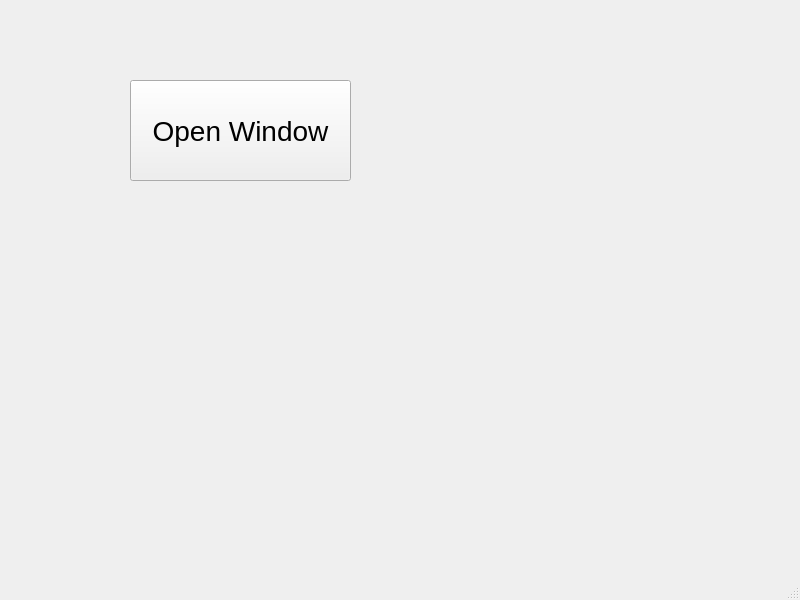
<?xml version="1.0" encoding="UTF-8"?>
<ui version="4.0">
 <class>MainWindow</class>
 <widget class="QMainWindow" name="MainWindow">
  <property name="geometry">
   <rect>
    <x>0</x>
    <y>0</y>
    <width>800</width>
    <height>600</height>
   </rect>
  </property>
  <property name="windowTitle">
   <string>MainWindow</string>
  </property>
  <widget class="QWidget" name="centralwidget">
   <widget class="QPushButton" name="pushButton">
    <property name="geometry">
     <rect>
      <x>130</x>
      <y>80</y>
      <width>221</width>
      <height>101</height>
     </rect>
    </property>
    <property name="font">
     <font>
      <pointsize>21</pointsize>
     </font>
    </property>
    <property name="text">
     <string>Open Window</string>
    </property>
    <property name="iconSize">
     <size>
      <width>16</width>
      <height>16</height>
     </size>
    </property>
   </widget>
  </widget>
  <widget class="QMenuBar" name="menubar">
   <property name="geometry">
    <rect>
     <x>0</x>
     <y>0</y>
     <width>800</width>
     <height>22</height>
    </rect>
   </property>
  </widget>
  <widget class="QStatusBar" name="statusbar"/>
 </widget>
 <resources/>
 <connections/>
</ui>
